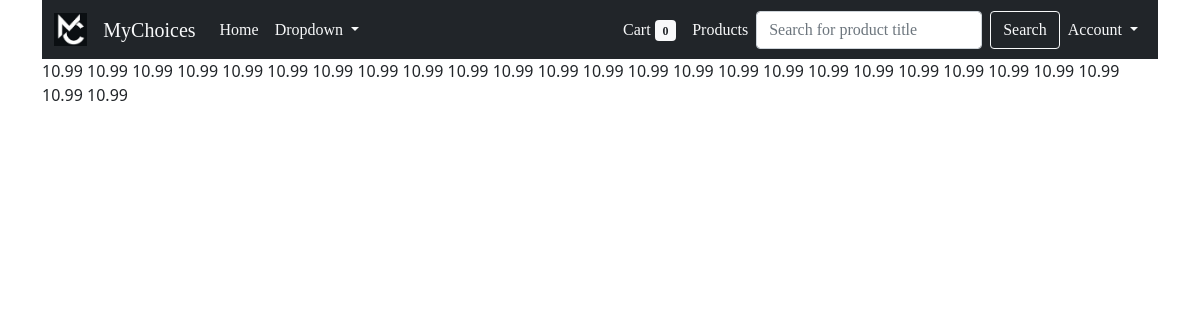
The app's page /orders/ (signed in), older data.
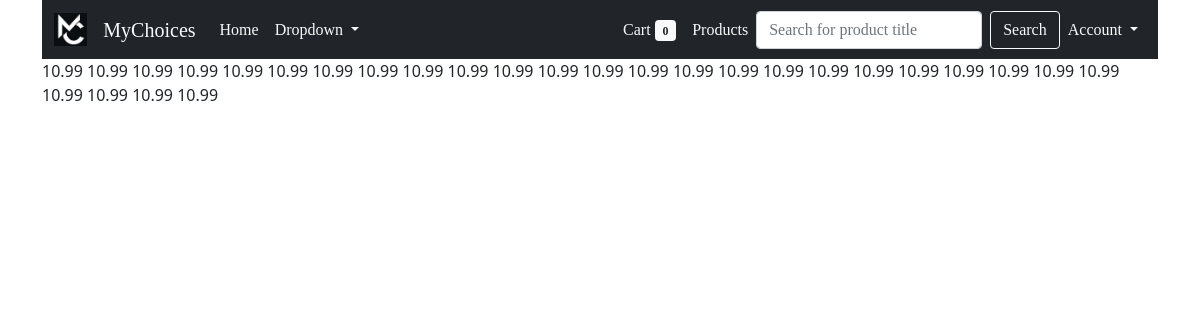
The same page, newer data.
### orders/models.py (models this page shows, shortened)
class Order(models.Model):
    user = models.ForeignKey(settings.AUTH_USER_MODEL,null=True,blank=True,on_delete=models.CASCADE)
    order_id = models.CharField(max_length = 120, default = "ABC" , unique = True)
    cart = models.ForeignKey(Cart,on_delete=models.CASCADE)
    status = models.CharField(max_length = 120, choices = STATUS_CHOICES, default = "Started")
    timestamp = models.DateTimeField(default=timezone.now)
    updated = models.DateTimeField(default=timezone.now)
    sub_total = models.DecimalField(default=10.99, max_digits=1000, decimal_places= 2)
    tax_total = models.DecimalField(default=0.00, max_digits=1000, decimal_places= 2)
    final_total = models.DecimalField(default=10.99, max_digits=1000, decimal_places= 2)

### orders/views.py (the view)
# urls.py: re_path(r'^orders/$', orderviews.orders, name = 'user_order'),
def orders(request):
    context = {}
    template = "orders/user.html"
    return render(request, template, context)

### templates/orders/user.html (shortened to what this page needs)
{% extends 'base.html' %}
{% block content %}
{% for order in user.order_set.all %}
{{order.final_total}}
{% endfor %}
{% endblock %}

Row changes from the older to the newer data that the page shows:
added Order: final_total "10.99"
added Order: final_total "10.99"
